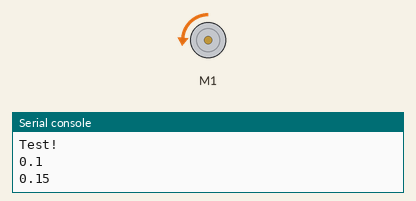
Recording of a program running on a simulated Raspberry Pi Pico running CircuitPython. Parts: DC motor (green arrow = forward, orange = backward, longer = faster), the last lines printed to the serial console.

Above: at 0.45 s.
At 2.55 s:
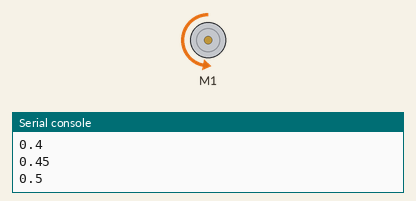
At 3.75 s:
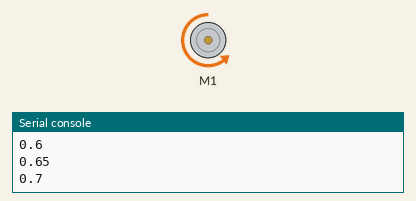
At 4.95 s:
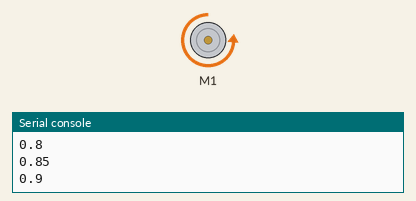
Timing chart, 0 to 5.3 s (numbered marks = the images above):
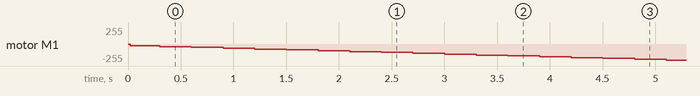

The program:

motorController.py
```python
from time import sleep
import board
import pwmio
import sys
from adafruit_motor import motor

A_1A_pin = board.GP26
A_1B_pin = board.GP27

def setup():
    global motor

    A_1A = pwmio.PWMOut(A_1A_pin, frequency=50)
    A_1B = pwmio.PWMOut(A_1B_pin, frequency=50)
    motor = motor.DCMotor(A_1A, A_1B)

def main():
    print("Setup!")
    setup()
    print("Test!")
    direction = 1
    while True:
        for Percentage in range(10,100, 5):
            drive(Percentage, direction)
            sleep(0.3)
        drive(0, 0)
        sleep(2)
        for Percentage in range(100,10, -5):
            drive(Percentage, direction)
            sleep(0.3)
        drive(0, 0)
        direction *= -1

def drive(speedPercentage, direction):
    motor.throttle = speedPercentage / 100 * direction * -1
    print(motor.throttle * -1)

def fo():
    drive(100, 1)

def ba():
    drive(100, -1)

def st():
    drive(0, 0)

main()
```
